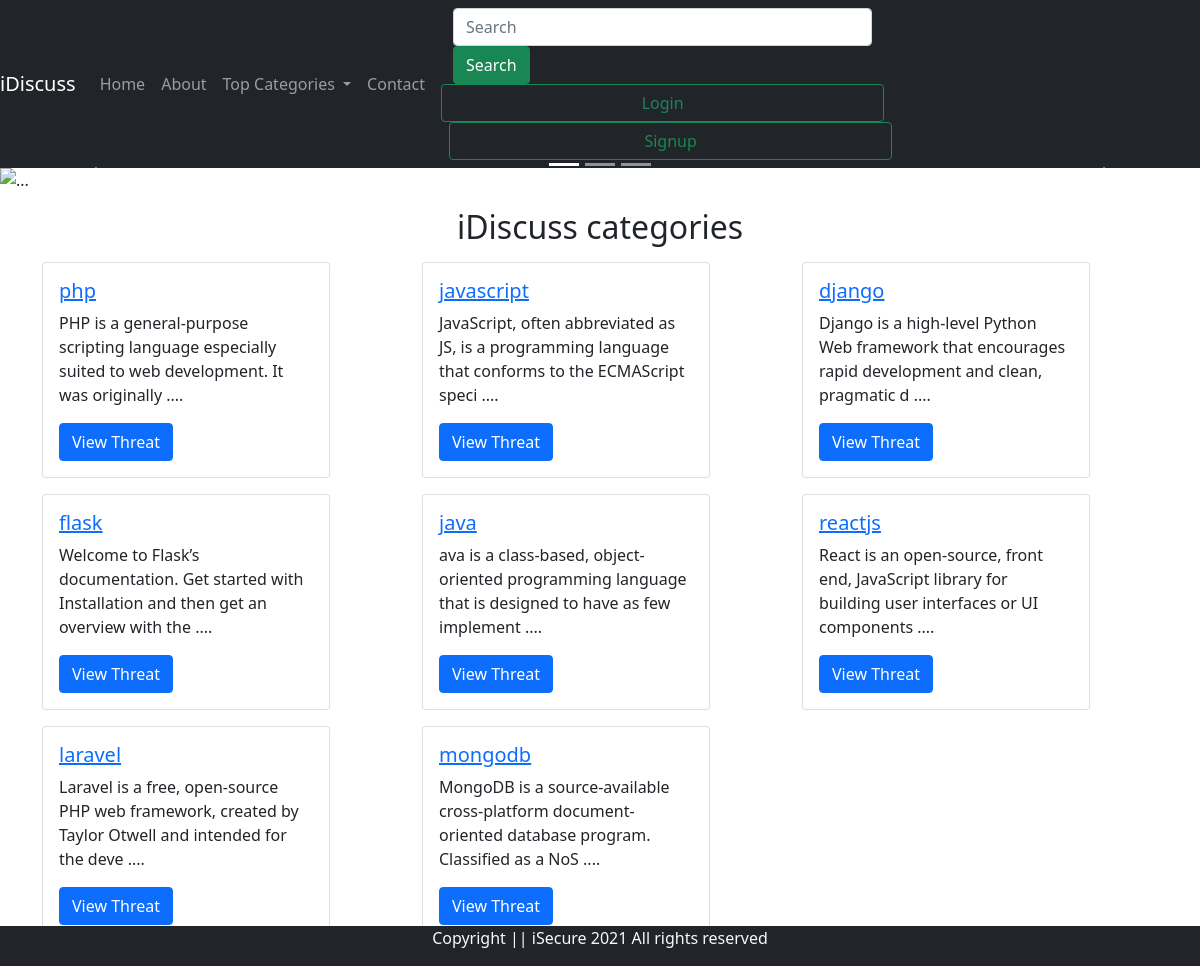
The page /forum/index.php on the database its author committed.
### tables this page shows
CREATE TABLE `categories` (
  `category_ID` int(10) NOT NULL,
  `category_name` varchar(20) NOT NULL,
  `category_description` varchar(2000) NOT NULL,
  `dt` datetime NOT NULL DEFAULT current_timestamp()
);

### forum/index.php (the view, shortened to what this page needs)
<!doctype html>
<html lang="en">
<head>
    <link href="https://cdn.jsdelivr.net/npm/bootstrap@5.0.0/dist/css/bootstrap.min.css" rel="stylesheet"
>
</head>
<body>
    <?php include"partials/_header.php" ?>
    <?php include"partials/_dbconnect.php" ?>
    <div id="carouselExampleIndicators" class="carousel slide" data-bs-ride="carousel">
        <div class="carousel-indicators">
            <button type="button" data-bs-target="#carouselExampleIndicators" data-bs-slide-to="0" class="active"
                aria-current="true" aria-label="Slide 1"></button>
            <button type="button" data-bs-target="#carouselExampleIndicators" data-bs-slide-to="1"
                aria-label="Slide 2"></button>
            <button type="button" data-bs-target="#carouselExampleIndicators" data-bs-slide-to="2"
                aria-label="Slide 3"></button>
        </div>
        <div class="carousel-inner">
            <div class="carousel-item active">
                <img src="https://source.unsplash.com/2400x700/?coding,html" class="d-block w-100" alt="...">
            </div>
        </div>
        <button class="carousel-control-prev" type="button" data-bs-target="#carouselExampleIndicators"
            data-bs-slide="prev">
            <span class="carousel-control-prev-icon" aria-hidden="true"></span>
        </button>
        <button class="carousel-control-next" type="button" data-bs-target="#carouselExampleIndicators"
            data-bs-slide="next">
            <span class="carousel-control-next-icon" aria-hidden="true"></span>
        </button>
    </div>
    <div class="container my-3">
        <h2 class="text-center">iDiscuss categories</h2>
            <div class="row ">
            <?php
              $sql ="SELECT * FROM `categories`";
              $result =mysqli_query($conn, $sql);
              while($row =mysqli_fetch_assoc($result)){
                  $id= $row['category_ID'];
                  $cat= $row['category_name'];
                  $desc =$row['category_description'];
                 echo '<div class="col-md-4 my-2 mb-10">
                    <div class="card mb-10" style="width:18rem;">
                        <img src="https://source.unsplash.com/500x400/? ' . $cat . ',php" alt="" class="card-img-top">
                        <div class="card-body">
                            <h5 class="card-title"><a href="threads.php?catid=' . $id . '">'. $cat .' </a></h5>
                            <p>' .substr($desc,0,100) . ' ....</p>
                            <a href="threads.php?catid=' . $id . '" class="btn btn-primary">View Threat</a>
                        </div>
                    </div>
                </div>';
              }
            ?>
            </div>
    </div>
    <?php include"partials/footer.php" ?>
</body>
</html>

### rows shown on the page
categories: category_name "php", category_description "PHP is a general-purpose scripting language especially suited to web development. It was originally"
categories: category_name "javascript", category_description "JavaScript, often abbreviated as JS, is a programming language that conforms to the ECMAScript speci"
categories: category_name "django", category_description "Django is a high-level Python Web framework that encourages rapid development and clean, pragmatic d"
categories: category_name "flask", category_description "Welcome to Flask’s documentation. Get started with Installation and then get an overview with the"
categories: category_name "java", category_description "ava is a class-based, object-oriented programming language that is designed to have as few implement"
categories: category_name "reactjs", category_description "React is an open-source, front end, JavaScript library for building user interfaces or UI components"
categories: category_name "laravel", category_description "Laravel is a free, open-source PHP web framework, created by Taylor Otwell and intended for the deve"
categories: category_name "mongodb", category_description "MongoDB is a source-available cross-platform document-oriented database program. Classified as a NoS"
